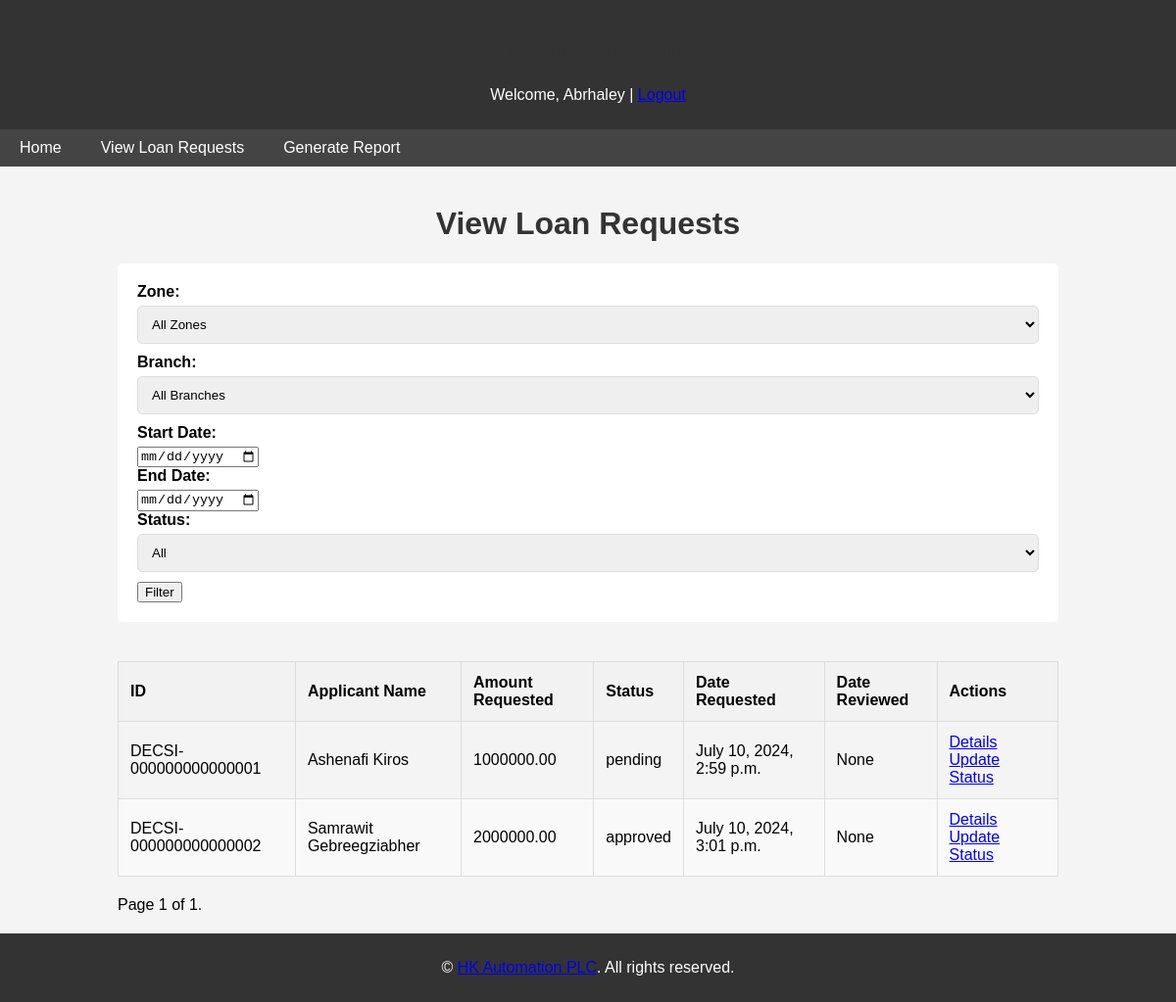
/view_loan_requests_operation_manager/ (signed in), run on the app's committed database.
### loans/models.py (models this page shows, shortened)
class CustomUser(AbstractUser):
    USER_ROLES = [
        ('loan_officer', 'Loan Officer'),
        ('finance', 'Finance'),
        ('operational_manager', 'Operational Manager'),
        ('manager', 'Manager')
    ]
    role = models.CharField(max_length=20, choices=USER_ROLES)
    phone_number = models.CharField(max_length=20)
    zone = models.ForeignKey(Zone, on_delete=models.SET_NULL, null=True, blank=True)
    branch = models.ForeignKey(Branch, on_delete=models.SET_NULL, null=True, blank=True)

class LoanRequest(models.Model):
    loan_request_id = models.CharField(max_length=22, unique=True)
    applicant_name = models.CharField(max_length=255)
    phone_number = models.CharField(max_length=15)
    email = models.EmailField()
    category = models.ForeignKey(LoanCategory, on_delete=models.CASCADE)
    collateral = models.ForeignKey(CollateralType, on_delete=models.CASCADE)
    amount_requested = models.DecimalField(max_digits=20, decimal_places=2)
    reason = models.TextField()
    status = models.CharField(max_length=20, default='pending')
    operation_manager_approval = models.BooleanField(default=False)
    finance_approval = models.BooleanField(default=False)
    date_requested = models.DateTimeField(auto_now_add=True)
    date_reviewed = models.DateTimeField(null=True, blank=True)
    branch = models.ForeignKey(Branch, on_delete=models.CASCADE)

### loans/views.py (the view)
# urls.py: path('view_loan_requests_operation_manager/', views.view_loan_requests_operation_manager, name='view_loan_requests_operation_manager'),
@login_required
@user_passes_test(lambda u: u.role == 'operational_manager')
def view_loan_requests_operation_manager(request):
    loan_requests = LoanRequest.objects.all()  # Operation managers can see all requests
    zone_id = request.GET.get('zone_id')
    branch_id = request.GET.get('branch_id')
    start_date = request.GET.get('start_date')
    end_date = request.GET.get('end_date')
    status = request.GET.get('status')
    if zone_id:
        loan_requests = loan_requests.filter(branch__zone_id=zone_id)
    if branch_id:
        loan_requests = loan_requests.filter(branch_id=branch_id)
    if start_date and end_date:
        loan_requests = loan_requests.filter(date_requested__range=[start_date, end_date])
    if status:
        loan_requests = loan_requests.filter(status=status)
    paginator = Paginator(loan_requests, 10)  # Show 10 loan requests per page
    page_number = request.GET.get('page')
    page_obj = paginator.get_page(page_number)
    context = {
        'page_obj': page_obj,
        'zones': Zone.objects.all(),
        'branches': Branch.objects.all(),
    }
    return render(request, 'loans/view_loan_requests_operation_manager.html', context)

### templates/loans/view_loan_requests_operation_manager.html (shortened to what this page needs)
{% extends "base.html" %}
{% block content %}
<h1>View Loan Requests</h1>
<form method="get">
    <label for="zone">Zone:</label>
    <select name="zone_id" id="zone">
        <option value="">All Zones</option>
    </select>
    <label for="branch">Branch:</label>
    <select name="branch_id" id="branch">
        <option value="">All Branches</option>
    </select>
    <label for="start_date">Start Date:</label>
    <input type="date" name="start_date" id="start_date">
    <label for="end_date">End Date:</label>
    <input type="date" name="end_date" id="end_date">
    <label for="status">Status:</label>
    <select name="status" id="status">
        <option value="">All</option>
    </select>
    <button type="submit">Filter</button>
</form>
<div class="table-container">
    <table>
        <thead>
            <tr>
                <th>ID</th>
                <th>Applicant Name</th>
                <th>Amount Requested</th>
                <th>Status</th>
                <th>Date Requested</th>
                <th>Date Reviewed</th>
                <th>Actions</th>
            </tr>
        </thead>
        <tbody>
            {% for loan_request in page_obj %}
            <tr>
                <td>{{ loan_request.loan_request_id }}</td>
                <td>{{ loan_request.applicant_name }}</td>
                <td>{{ loan_request.amount_requested }}</td>
                <td>{{ loan_request.status }}</td>
                <td>{{ loan_request.date_requested }}</td>
                <td>{{ loan_request.date_reviewed }}</td>
                <td>
                    <a href="{% url 'loan_request_detail_operation_manager' loan_request.id %}">Details</a>
                    {% if user.role == 'operational_manager' %}
                        <a href="{% url 'update_operation_manager_approval' loan_request.id %}">Update Status</a>
                    {% endif %}
                </td>
            </tr>
            {% endfor %}
        </tbody>
    </table>
</div>
<div class="pagination">
    <span class="step-links">
        <span class="current">
            Page {{ page_obj.number }} of {{ page_obj.paginator.num_pages }}.
        </span>
    </span>
</div>
{% endblock %}

### templates/base.html (shortened to what this page needs)
<!DOCTYPE html>
<html>
<head>
    {% load static %}
    <link rel="stylesheet" type="text/css" href="{% static 'css/styles.css' %}">
</head>
<body>
    <header>
        <h1>Loan System</h1>
        {% if user.is_authenticated %}
            <p>Welcome, {{ user.username }} | <a href="{% url 'logout' %}">Logout</a></p>
        {% else %}
            <p><a href="{% url 'login' %}">Login</a></p>
        {% endif %}
    </header>
    <nav>
        <a href="{% url 'home' %}">Home</a>
        {% if user.is_authenticated %}
            {% if user.role == 'loan_officer' %}
                <a href="{% url 'create_loan_request' %}">Add Loan Request</a>
                <a href="{% url 'view_loan_requests' %}">View Loan Requests</a>
                <a href="{% url 'view_report_options' %}">Generate Report</a>
            {% elif user.role == 'operational_manager' %}
                <a href="{% url 'view_loan_requests_operation_manager' %}">View Loan Requests</a>
                <a href="{% url 'view_report_options' %}">Generate Report</a>
            {% elif user.role == 'finance' %}
                <a href="{% url 'view_loan_requests_finance_manager' %}">View Loan Requests</a>
                <a href="{% url 'view_report_options' %}">Generate Report</a>
            {% endif %}
        {% endif %}
    </nav>
    <div class="container">
        {% block content %}
        {% endblock %}
    </div>
    <footer>
        <p>&copy;  <a href="https://seqela.com">HK Automation PLC</a>. All rights reserved.</p>
    </footer>
</body>
</html>

### static/css/styles.css (style rules this page uses)
body { font-family: Arial, sans-serif; margin: 0; padding: 0; background-color: #f4f4f4; }
header { background-color: #333; color: white; padding: 10px 0; text-align: center; }
nav { margin: 0; padding: 0; background-color: #444; overflow: hidden; }
nav a { float: left; display: block; color: white; text-align: center; padding: 14px 20px; text-decoration: none; }
.container { width: 80%; margin: auto; overflow: hidden; }
h1 { margin-top: 20px; text-align: center; color: #333; }
form { background: white; padding: 20px; border-radius: 5px; margin: 20px 0; }
form label { display: block; margin-bottom: 5px; font-weight: bold; }
form input[type="text"], form input[type="password"], form select, form textarea { width: 100%; padding: 10px; margin-bottom: 10px; border: 1px solid #ddd; border-radius: 5px; }
body { display: flex; flex-direction: column; min-height: 100vh; margin: 0; }
.container { flex: 1; overflow: auto; padding: 20px; }
footer { text-align: center; padding: 10px 0; background-color: #333; color: white; position: relative; bottom: 0; width: 100%; }
.table-container { max-height: 400px; overflow-y: auto; margin-top: 20px; }
table { width: 100%; border-collapse: collapse; margin: 20px 0; }
table, th, td { border: 1px solid #ddd; }
th, td { padding: 12px; text-align: left; }
th { background-color: #f2f2f2; color: black; }
tr:nth-child(even) { background-color: #f9f9f9; }
nav { display: flex; background-color: #444; overflow: hidden; }
nav a { padding: 10px 20px; text-align: center; color: white; text-decoration: none; display: inline-block; }

### templates/base.html (style rules this page uses)
body { display: flex; flex-direction: column; min-height: 100vh; margin: 0; }
.container { flex: 1; overflow: auto; padding: 20px; }
footer { text-align: center; padding: 10px 0; background-color: #333; color: white; position: relative; bottom: 0; width: 100%; }
.table-container { max-height: 400px; overflow-y: auto; margin-top: 20px; }
table { width: 100%; border-collapse: collapse; margin: 20px 0; }
table, th, td { border: 1px solid #ddd; }
th, td { padding: 12px; text-align: left; }
th { background-color: #f2f2f2; color: black; }
tr:nth-child(even) { background-color: #f9f9f9; }
nav { display: flex; background-color: #444; overflow: hidden; }
nav a { padding: 10px 20px; text-align: center; color: white; text-decoration: none; display: inline-block; }

### data on the page
CustomUser: username "Abrhaley"
LoanRequest: loan_request_id "DECSI-000000000000001", applicant_name "Ashenafi Kiros", amount_requested "1000000.00", status "pending", date_requested "July 10, 2024, 2:59 p.m.", date_reviewed "None"
LoanRequest: loan_request_id "DECSI-000000000000002", applicant_name "Samrawit Gebreegziabher", amount_requested "2000000.00", status "approved", date_requested "July 10, 2024, 3:01 p.m.", date_reviewed "None"

### other printed values
{{ page_obj.number }} "1"
{{ page_obj.paginator.num_pages }} "1"
